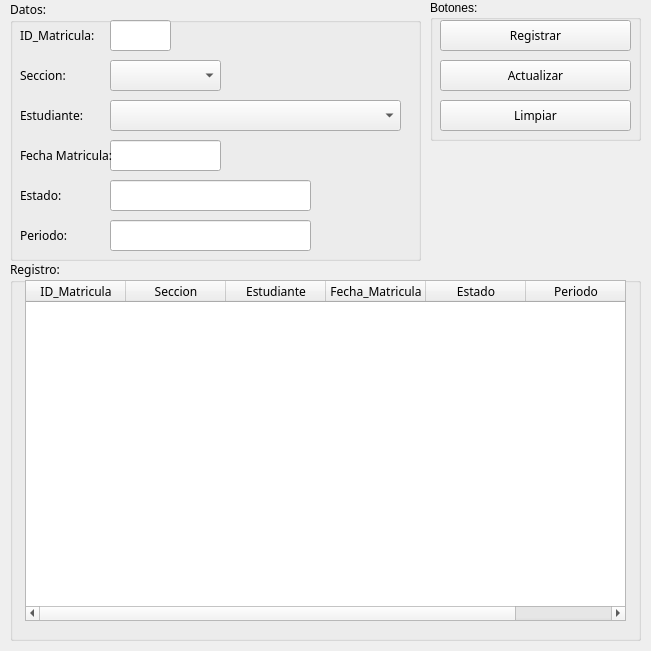
<?xml version="1.0" encoding="UTF-8"?>
<ui version="4.0">
 <class>MainWindow</class>
 <widget class="QMainWindow" name="MainWindow">
  <property name="geometry">
   <rect>
    <x>0</x>
    <y>0</y>
    <width>651</width>
    <height>651</height>
   </rect>
  </property>
  <property name="minimumSize">
   <size>
    <width>651</width>
    <height>651</height>
   </size>
  </property>
  <property name="maximumSize">
   <size>
    <width>651</width>
    <height>651</height>
   </size>
  </property>
  <property name="windowTitle">
   <string>Matricula</string>
  </property>
  <widget class="QWidget" name="centralwidget">
   <widget class="QGroupBox" name="groupBox_3">
    <property name="geometry">
     <rect>
      <x>10</x>
      <y>260</y>
      <width>631</width>
      <height>381</height>
     </rect>
    </property>
    <property name="font">
     <font>
      <family>Bahnschrift</family>
      <pointsize>9</pointsize>
     </font>
    </property>
    <property name="title">
     <string>Registro:</string>
    </property>
    <widget class="QTableWidget" name="tblMatricula">
     <property name="geometry">
      <rect>
       <x>15</x>
       <y>20</y>
       <width>601</width>
       <height>341</height>
      </rect>
     </property>
     <property name="minimumSize">
      <size>
       <width>1</width>
       <height>1</height>
      </size>
     </property>
     <property name="maximumSize">
      <size>
       <width>11111</width>
       <height>50000</height>
      </size>
     </property>
     <property name="font">
      <font>
       <family>Bahnschrift</family>
      </font>
     </property>
     <attribute name="horizontalHeaderDefaultSectionSize">
      <number>100</number>
     </attribute>
     <column>
      <property name="text">
       <string>ID_Matricula</string>
      </property>
     </column>
     <column>
      <property name="text">
       <string>Seccion</string>
      </property>
     </column>
     <column>
      <property name="text">
       <string>Estudiante</string>
      </property>
     </column>
     <column>
      <property name="text">
       <string>Fecha_Matricula</string>
      </property>
     </column>
     <column>
      <property name="text">
       <string>Estado</string>
      </property>
     </column>
     <column>
      <property name="text">
       <string>Periodo</string>
      </property>
     </column>
    </widget>
   </widget>
   <widget class="QGroupBox" name="groupBox">
    <property name="geometry">
     <rect>
      <x>10</x>
      <y>0</y>
      <width>411</width>
      <height>261</height>
     </rect>
    </property>
    <property name="font">
     <font>
      <family>Bahnschrift</family>
      <pointsize>9</pointsize>
     </font>
    </property>
    <property name="title">
     <string>Datos:</string>
    </property>
    <widget class="QLabel" name="label">
     <property name="geometry">
      <rect>
       <x>10</x>
       <y>20</y>
       <width>81</width>
       <height>31</height>
      </rect>
     </property>
     <property name="text">
      <string>ID_Matricula:</string>
     </property>
    </widget>
    <widget class="QLineEdit" name="txtIdMatricula">
     <property name="geometry">
      <rect>
       <x>100</x>
       <y>20</y>
       <width>61</width>
       <height>31</height>
      </rect>
     </property>
     <property name="font">
      <font>
       <family>Bahnschrift</family>
      </font>
     </property>
    </widget>
    <widget class="QLabel" name="label_2">
     <property name="geometry">
      <rect>
       <x>10</x>
       <y>60</y>
       <width>101</width>
       <height>31</height>
      </rect>
     </property>
     <property name="text">
      <string>Seccion:</string>
     </property>
    </widget>
    <widget class="QLabel" name="label_3">
     <property name="geometry">
      <rect>
       <x>10</x>
       <y>100</y>
       <width>101</width>
       <height>31</height>
      </rect>
     </property>
     <property name="text">
      <string>Estudiante:</string>
     </property>
    </widget>
    <widget class="QLineEdit" name="txtFecMatricula">
     <property name="geometry">
      <rect>
       <x>100</x>
       <y>140</y>
       <width>111</width>
       <height>31</height>
      </rect>
     </property>
     <property name="font">
      <font>
       <family>Bahnschrift</family>
      </font>
     </property>
    </widget>
    <widget class="QLabel" name="label_4">
     <property name="geometry">
      <rect>
       <x>10</x>
       <y>140</y>
       <width>101</width>
       <height>31</height>
      </rect>
     </property>
     <property name="text">
      <string>Fecha Matricula:</string>
     </property>
    </widget>
    <widget class="QLabel" name="label_5">
     <property name="geometry">
      <rect>
       <x>10</x>
       <y>180</y>
       <width>101</width>
       <height>31</height>
      </rect>
     </property>
     <property name="text">
      <string>Estado:</string>
     </property>
    </widget>
    <widget class="QLineEdit" name="txtEstado">
     <property name="geometry">
      <rect>
       <x>100</x>
       <y>180</y>
       <width>201</width>
       <height>31</height>
      </rect>
     </property>
     <property name="font">
      <font>
       <family>Bahnschrift</family>
      </font>
     </property>
    </widget>
    <widget class="QLabel" name="label_6">
     <property name="geometry">
      <rect>
       <x>10</x>
       <y>220</y>
       <width>101</width>
       <height>31</height>
      </rect>
     </property>
     <property name="text">
      <string>Periodo:</string>
     </property>
    </widget>
    <widget class="QLineEdit" name="txtPeriodo">
     <property name="geometry">
      <rect>
       <x>100</x>
       <y>220</y>
       <width>201</width>
       <height>31</height>
      </rect>
     </property>
     <property name="font">
      <font>
       <family>Bahnschrift</family>
      </font>
     </property>
    </widget>
    <widget class="QComboBox" name="cboSeccion">
     <property name="geometry">
      <rect>
       <x>100</x>
       <y>60</y>
       <width>111</width>
       <height>31</height>
      </rect>
     </property>
    </widget>
    <widget class="QComboBox" name="cboEstudiante">
     <property name="geometry">
      <rect>
       <x>100</x>
       <y>100</y>
       <width>291</width>
       <height>31</height>
      </rect>
     </property>
    </widget>
   </widget>
   <widget class="QGroupBox" name="groupBox_2">
    <property name="geometry">
     <rect>
      <x>430</x>
      <y>0</y>
      <width>211</width>
      <height>141</height>
     </rect>
    </property>
    <property name="title">
     <string>Botones:</string>
    </property>
    <widget class="QPushButton" name="btnRegistrar">
     <property name="geometry">
      <rect>
       <x>10</x>
       <y>20</y>
       <width>191</width>
       <height>31</height>
      </rect>
     </property>
     <property name="font">
      <font>
       <family>Bahnschrift</family>
      </font>
     </property>
     <property name="text">
      <string>Registrar</string>
     </property>
    </widget>
    <widget class="QPushButton" name="btnActualizar">
     <property name="geometry">
      <rect>
       <x>10</x>
       <y>60</y>
       <width>191</width>
       <height>31</height>
      </rect>
     </property>
     <property name="font">
      <font>
       <family>Bahnschrift</family>
      </font>
     </property>
     <property name="text">
      <string>Actualizar</string>
     </property>
    </widget>
    <widget class="QPushButton" name="btnLimpiar">
     <property name="geometry">
      <rect>
       <x>10</x>
       <y>100</y>
       <width>191</width>
       <height>31</height>
      </rect>
     </property>
     <property name="sizePolicy">
      <sizepolicy hsizetype="Expanding" vsizetype="Fixed">
       <horstretch>0</horstretch>
       <verstretch>0</verstretch>
      </sizepolicy>
     </property>
     <property name="font">
      <font>
       <family>Bahnschrift</family>
      </font>
     </property>
     <property name="text">
      <string>Limpiar</string>
     </property>
    </widget>
   </widget>
  </widget>
 </widget>
 <resources/>
 <connections/>
</ui>
